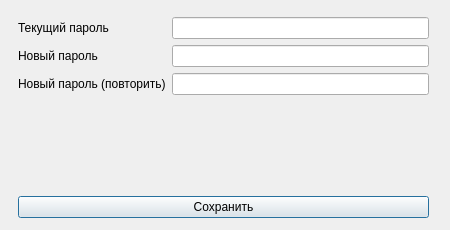
<?xml version="1.0" encoding="UTF-8"?>
<ui version="4.0">
 <class>DialogPasswordChange</class>
 <widget class="QDialog" name="DialogPasswordChange">
  <property name="geometry">
   <rect>
    <x>0</x>
    <y>0</y>
    <width>450</width>
    <height>230</height>
   </rect>
  </property>
  <property name="minimumSize">
   <size>
    <width>450</width>
    <height>230</height>
   </size>
  </property>
  <property name="maximumSize">
   <size>
    <width>450</width>
    <height>230</height>
   </size>
  </property>
  <property name="windowTitle">
   <string>Изменить пароль</string>
  </property>
  <widget class="QWidget" name="verticalLayoutWidget">
   <property name="geometry">
    <rect>
     <x>18</x>
     <y>17</y>
     <width>411</width>
     <height>201</height>
    </rect>
   </property>
   <layout class="QVBoxLayout" name="verticalLayout">
    <item>
     <layout class="QFormLayout" name="formLayout">
      <item row="0" column="0">
       <widget class="QLabel" name="labelCurrentPassword">
        <property name="text">
         <string>Текущий пароль</string>
        </property>
       </widget>
      </item>
      <item row="0" column="1">
       <widget class="QLineEdit" name="lineEditCurrentPasword">
        <property name="echoMode">
         <enum>QLineEdit::Password</enum>
        </property>
       </widget>
      </item>
      <item row="1" column="0">
       <widget class="QLabel" name="labelNewPassword">
        <property name="text">
         <string>Новый пароль</string>
        </property>
       </widget>
      </item>
      <item row="1" column="1">
       <widget class="QLineEdit" name="lineEditNewPassword">
        <property name="echoMode">
         <enum>QLineEdit::Password</enum>
        </property>
       </widget>
      </item>
      <item row="2" column="0">
       <widget class="QLabel" name="labelNewPasswordRepeat">
        <property name="text">
         <string>Новый пароль (повторить)</string>
        </property>
       </widget>
      </item>
      <item row="2" column="1">
       <widget class="QLineEdit" name="lineEditNewPasswordAgain">
        <property name="echoMode">
         <enum>QLineEdit::Password</enum>
        </property>
       </widget>
      </item>
     </layout>
    </item>
    <item>
     <widget class="QLabel" name="labelError">
      <property name="text">
       <string/>
      </property>
     </widget>
    </item>
    <item>
     <widget class="QPushButton" name="pushButtonSave">
      <property name="text">
       <string>Сохранить</string>
      </property>
     </widget>
    </item>
   </layout>
  </widget>
 </widget>
 <resources/>
 <connections/>
</ui>
